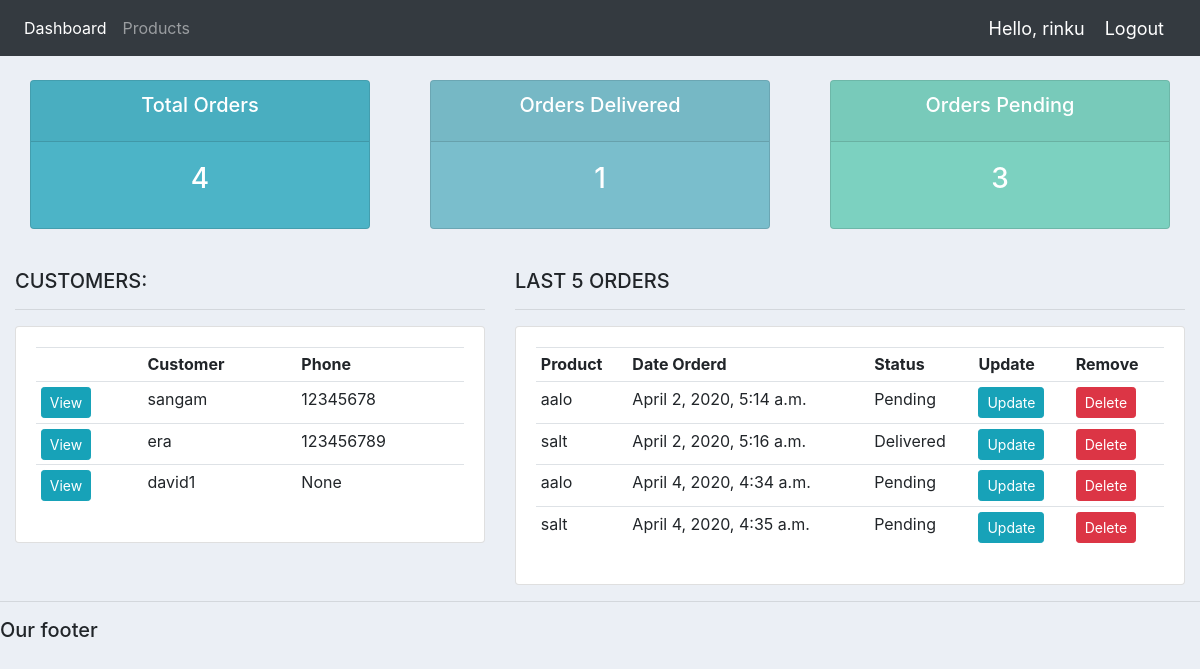
/ (signed in), run on an earlier commit of the app's database.
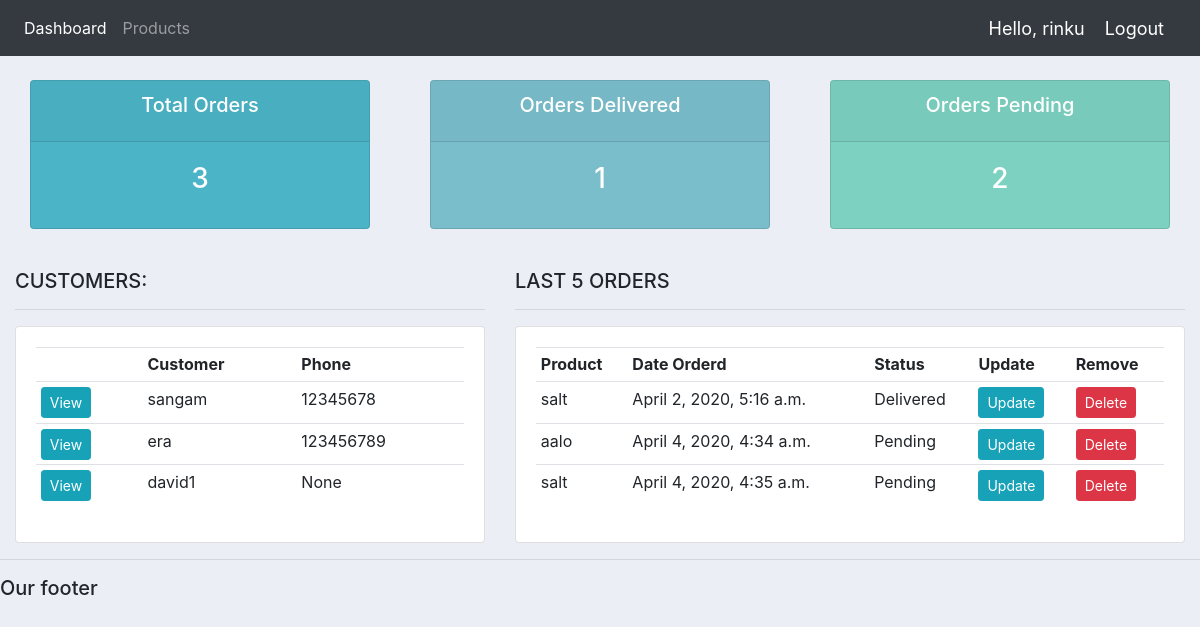
And on a later commit of the database.
### accounts/models.py (models this page shows, shortened)
class Customer(models.Model):
    user = models.OneToOneField(User, null=True, blank=True, on_delete=models.CASCADE)
    name = models.CharField(max_length=200, null=True)
    phone = models.CharField(max_length=200, null=True)
    email = models.CharField(max_length=200, null=True)
    profile_pic = models.ImageField(default="profile1.png", null=True, blank=True)
    date_created = models.DateTimeField(auto_now_add=True, null=True)

class Order(models.Model):
    STATUS = (
            ('Pending', 'Pending'),
            ('Out for delivery', 'Out for delivery'),
            ('Delivered', 'Delivered'),
            )
    customer = models.ForeignKey(Customer, null=True, on_delete= models.SET_NULL)
    product = models.ForeignKey(Product, null=True, on_delete= models.SET_NULL)
    date_created = models.DateTimeField(auto_now_add=True, null=True)
    status = models.CharField(max_length=200, null=True, choices=STATUS)

class Product(models.Model):
    CATEGORY = (
            ('Indoor', 'Indoor'),
            ('Out Door', 'Out Door'),
            )
    name = models.CharField(max_length=200, null=True)
    price = models.FloatField(null=True)
    category = models.CharField(max_length=200, null=True, choices=CATEGORY)
    description = models.CharField(max_length=200, null=True, blank=True)
    date_created = models.DateTimeField(auto_now_add=True, null=True)
    tags = models.ManyToManyField(Tag)
    def __str__(self):
        return self.name

### accounts/decorators.py (the view)
	def wrapper_function(request, *args, **kwargs):
		group = None
		if request.user.groups.exists():
			group = request.user.groups.all()[0].name
		if group == 'customer':
			return redirect('user-page')
		if group == 'admin':
			return view_func(request, *args, **kwargs)

### accounts/views.py (called while the page is built)
@login_required(login_url='login')
@admin_only
def home(request):
    orders = Order.objects.all()
    customers = Customer.objects.all()
    total_customers = customers.count()
    total_orders = orders.count()
    delivered = orders.filter(status='Delivered').count()
    pending = orders.filter(status='Pending').count()
    context = {'orders':orders, 'customers':customers,
    'total_orders':total_orders,'delivered':delivered,
    'pending':pending }
    return render(request, 'accounts/dashboard.html', context)

### accounts/templates/accounts/dashboard.html
{%  extends 'accounts/main.html' %}
{% block content %}
{%  include 'accounts/status.html' %}
<br>
<div class="row">
  <div class="col-md-5">
    <h5>CUSTOMERS:</h5>
    <hr>
    <div class="card card-body">
      <table class="table table-sm">
        <tr>
          <th></th>
          <th>Customer</th>
          <th>Phone</th>
        </tr>
        {% for customer in customers %}
          <tr>
            <td><a class="btn btn-sm btn-info" href="{% url 'customer' customer.id %}">View</a></td>
            <td>{{customer.name}}</td>
            <td>{{customer.phone}}</td>
          </tr>
        {% endfor %}
      </table>
    </div>
  </div>
  <div class="col-md-7">
    <h5>LAST 5 ORDERS</h5>
    <hr>
    <div class="card card-body">
      <table class="table table-sm">
        <tr>
          <th>Product</th>
          <th>Date Orderd</th>
          <th>Status</th>
          <th>Update</th>
          <th>Remove</th>
        </tr>
        {% for order in orders %}
          <tr>
            <td>{{order.product}}</td>
            <td>{{order.date_created}}</td>
            <td>{{order.status}}</td>
            <td><a class="btn btn-sm btn-info" href="{% url 'update_order' order.id %}">Update</a></td>
            <td><a class="btn btn-sm btn-danger" href="{% url 'delete_order' order.id %}">Delete</a></td>
          </tr>
        {% endfor %}
      </table>
    </div>
  </div>
</div>
{% endblock %}

What changed in the data, as far as the page shows it:
removed Order: product "aalo", date_created "April 2, 2020, 5:14 a.m.", status "Pending"
Also different on the page:
{{ total_orders }}: "4" → "3"
{{ pending }}: "3" → "2"
